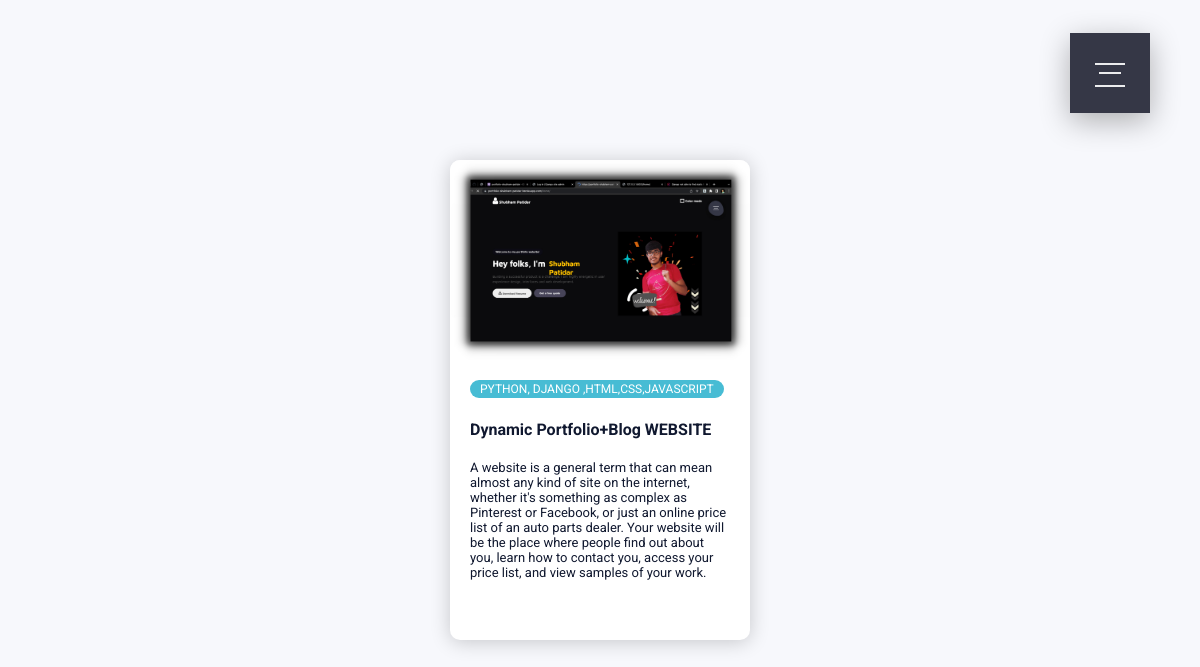
The app's page /pro/projects/, older data.
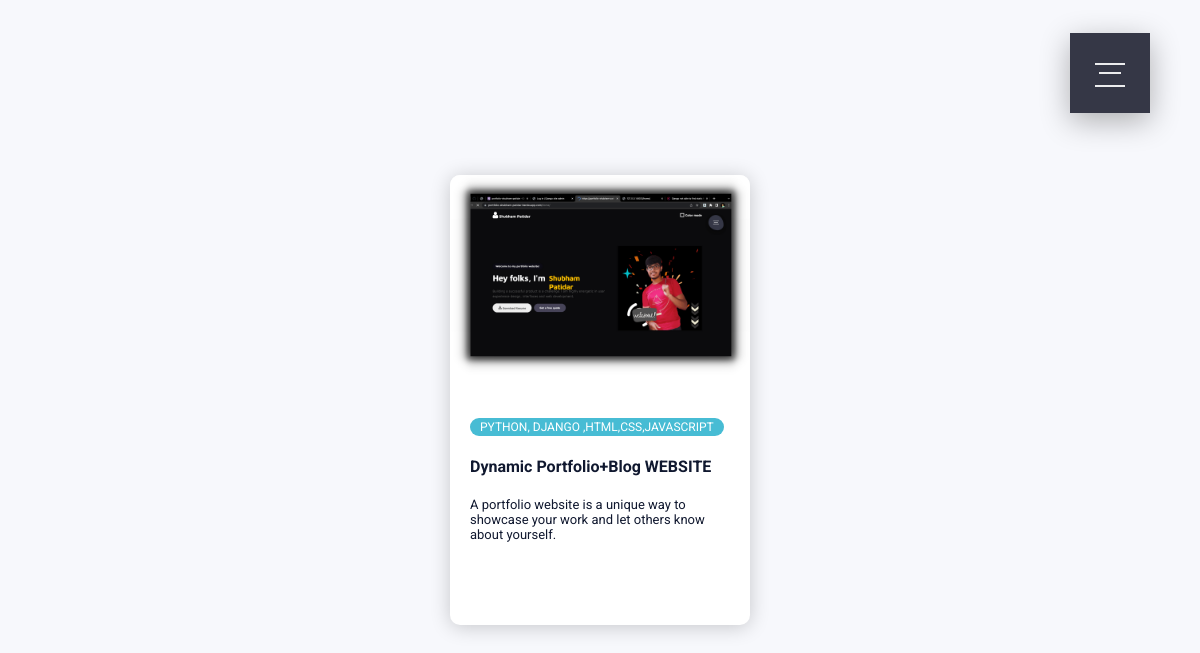
The same page, newer data.
### pro/models.py (models this page shows, shortened)
class ProjectModel(models.Model):
    title = models.CharField(max_length=100)
    description = models.TextField()
    technology = models.CharField(max_length=200)
    image = models.ImageField(upload_to='projects/',null=True, blank=True)

### pro/views.py (the view)
# urls.py: path('projects/', views.projects, name='projects'),
def projects(request):
     projects = ProjectModel.objects.all()
     return render(request, 'projects.html', {'projects':projects ,})

### templates/projects.html (shortened to what this page needs)
{% extends 'base.html' %}
{% load static %}
{% block content %}
<div class="container">
{% for p in projects %}
  <div class="card">
    <div class="card-header">
         {% if p.image %}
      <img src="{{ p.image.url }}" alt="rover" />
         {% endif %}
    </div>
    <div class="card-body">
      <span class="tag tag-teal">{{ p.technology }}</span>
      <h4>
        {{ p.title }}
      </h4>
      <p>
       {{ p.description }}
      </p>
    </div>
  </div>
{% endfor %}
</div>
{% endblock %}

Row changes from the older to the newer data that the page shows:
changed ProjectModel "Dynamic Portfolio+Blog WEBSITE": description "A website is a general term that can mean almost any kind of site on the internet, whether it's something as complex as Pinterest or Facebook, or just an online price list of an auto parts dealer. Your website will be the place where people find out about you, learn how to contact you, access your price list, and view samples of your work." → "A portfolio website is a unique way to showcase your work and let others know about yourself."
